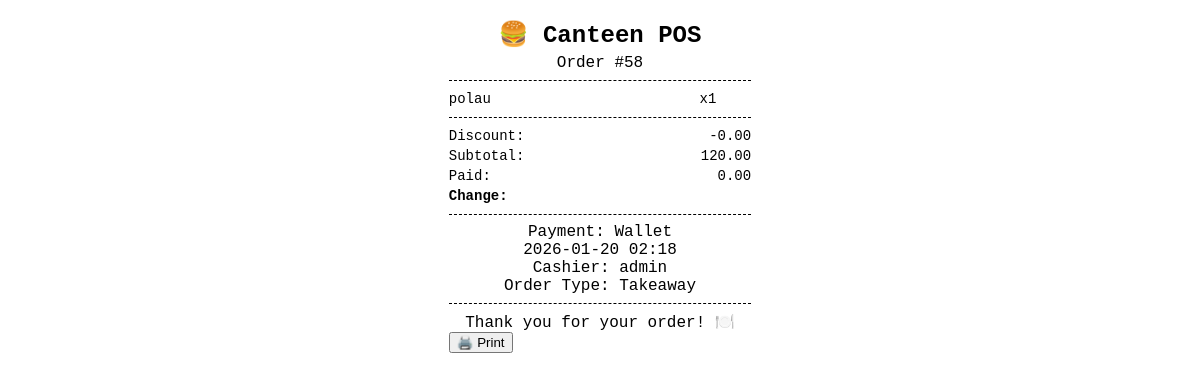
The app's page /receipt/58/ with its own data.
### canteen/models.py (models this page shows, shortened)
class Order(models.Model):
    created_at = models.DateTimeField(auto_now_add=True)
    cashier = models.ForeignKey(User, on_delete=models.SET_NULL, null=True, blank=True)
    order_type = models.CharField(max_length=20, choices=ORDER_TYPE_CHOICES, default='takeaway')
    discount_amount = models.DecimalField(max_digits=9, decimal_places=2, default=0)
    is_paid = models.BooleanField(default=False)
    cancelled = models.BooleanField(default=False)
    cancel_reason = models.TextField(blank=True)
    total_amount = models.DecimalField(max_digits=10, decimal_places=2, default=0)

class OrderItem(models.Model):
    order = models.ForeignKey(Order, on_delete=models.CASCADE, related_name='items')
    product = models.ForeignKey(Product, on_delete=models.PROTECT)
    quantity = models.PositiveIntegerField(default=1)
    unit_price = models.DecimalField(max_digits=9, decimal_places=2)

class Product(models.Model):
    category = models.ForeignKey(Category, on_delete=models.SET_NULL, null=True, blank=True, related_name='products')
    name = models.CharField(max_length=200)
    description = models.TextField(blank=True)
    price = models.DecimalField(max_digits=9, decimal_places=2)
    image = models.ImageField(upload_to='products/', blank=True, null=True)
    in_stock = models.BooleanField(default=True)
    stock_qty = models.IntegerField(default=0)  # inventory count
    tags = models.CharField(max_length=200, blank=True)  # optional tags
    LOW_STOCK_LIMIT = 5  # threshold for low stock alert

class Payment(models.Model):
    order = models.OneToOneField(Order, on_delete=models.CASCADE, related_name='payment')
    method = models.CharField(max_length=20, choices=PAYMENT_METHOD_CHOICES)
    paid_amount = models.DecimalField(max_digits=10, decimal_places=2)
    change_given = models.DecimalField(max_digits=10, decimal_places=2, default=0)
    created_at = models.DateTimeField(auto_now_add=True)

### canteen/views.py (the view)
# urls.py: path('receipt/<int:order_id>/', views.reprint_receipt_view, name='reprint_receipt'),
def reprint_receipt_view(request, order_id):
    order = get_object_or_404(Order, pk=order_id)
    return render(request, 'canteen/receipt.html', {'order': order})

### canteen/templates/canteen/receipt.html (shortened to what this page needs)
<!DOCTYPE html>
<html lang="en">
<head>
</head>
<body>
  <h2>🍔 {{ site_name|default:"Canteen POS" }}</h2>
  <div class="center">Order #{{ order.id }}</div>
  <div class="divider"></div>
  <table>
    {% for item in order.items.all %}
    <tr>
      <td>{{ item.product.name }}</td>
      <td class="center">x{{ item.quantity }}</td>
    </tr>
    {% endfor %}
  </table>
  <div class="divider"></div>
  <table>
    <tr>
  <td>Discount:</td>
  <td style="text-align:right;">-{{ order.discount_amount }}</td>
</tr>
    <tr><td>Subtotal:</td><td style="text-align:right;">{{ order.total_amount }}</td></tr>
    <tr><td>Paid:</td><td style="text-align:right;">{{ order.payment.paid_amount }}</td></tr>
    <tr class="total"><td>Change:</td><td style="text-align:right;">{{ order.payment.change_amount }}</td></tr>
  </table>
  <div class="divider"></div>
  <div class="center">
    Payment: {{ order.payment.method|title }}<br>
    {{ order.created_at|date:"Y-m-d H:i" }}<br>
    Cashier: {{ order.cashier.username|default:"-" }}<br>
    Order Type: {{ order.get_order_type_display }}
  </div>
  <div class="divider"></div>
  <div class="center">Thank you for your order! 🍽️</div>
  <button onclick="window.print()">🖨️ Print</button>
</body>
</html>

### canteen/templates/canteen/receipt.html (style rules this page uses)
body { font-family: "Courier New", monospace; width: 80mm; margin: auto; background: white; }
h2 { text-align: center; margin-bottom: 5px; }
.divider { border-top: 1px dashed #000; margin: 8px 0; }
table { width: 100%; border-collapse: collapse; font-size: 14px; }
td { padding: 2px 0; }
.total { font-weight: bold; }
.center { text-align: center; }

### records on screen
Order: id "58", discount_amount "0.00", total_amount "120.00", payment.paid_amount "0.00", payment.method "Wallet", created_at "2026-01-20 02:18", cashier.username "admin", order_type "Takeaway"
OrderItem: product.name "polau", quantity "1"

### other values on screen
{{ site_name|default:"Canteen POS" }} "Canteen POS"
